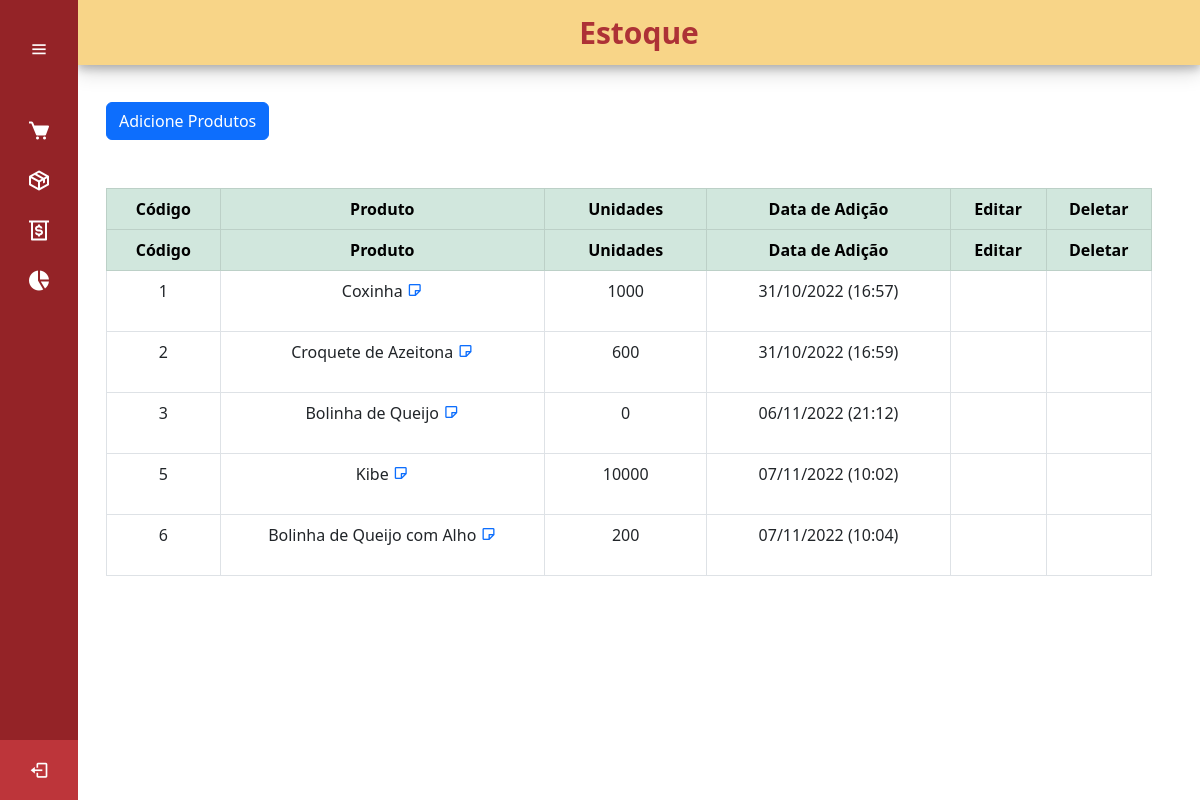
Page /estoque on the earlier database version.
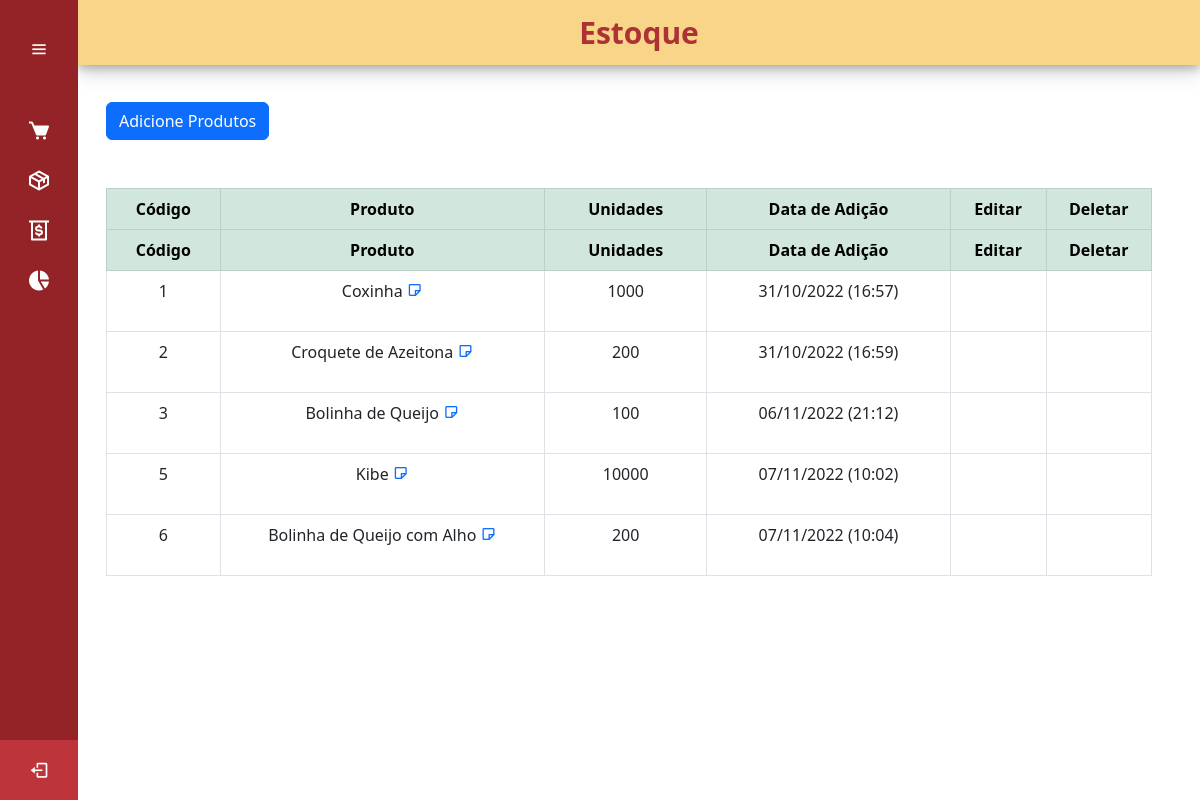
Same page on the later database version.
### cadastro/models.py (models this page shows, shortened)
class ListaProdutos(models.Model):
    nome_produto = models.CharField(max_length=50, verbose_name='Produto')
    quantidade_produto = models.IntegerField(verbose_name='Qntd.')
    data_adicao_prod= models.DateTimeField(auto_now_add= True ,verbose_name='Data de Adição')
    nota_produto = models.TextField(null=True, blank=True)

### cadastro/views.py (the view)
# urls.py: path('estoque', estoque, name='estoque'),
def estoque(request):
    produto_list = ListaProdutos.objects.all()
    return render (request , 'paginas/estoque.html',{'produtos':produto_list})

### paginas/templates/paginas/estoque.html (shortened to what this page needs)
{% extends 'paginas/modelo.html' %}
{% load static %}
{% block conteudo %}
<div class="home_content" style="top: 30px">
    <div class="conteudo_pagina">
        <div class="container">
            <br><br><br>
            <button type="button" class="btn btn-primary" data-bs-toggle="modal" data-bs-target="#addModal">
                Adicione Produtos
            </button>
            <br><br><br>
            <table class="table table-bordered" id="table" style="text-align: center ;">
                <thead class="table-success">
                    <tr>
                        <th style="width: 7%;">Código</th>
                        <th style="width: 20%;">Produto</th>
                        <th style="width: 10%;">Unidades</th>
                        <th style="width: 15%;">Data de Adição</th>
                        <th style="width: 5%;">Editar</th>
                        <th style="width: 5%;">Deletar</th>
                    </tr>
                </thead>
                {% for produto in produtos %}
                <tr>
                    <td>{{ produto.id }}</td>
                    <td>{{ produto.nome_produto }} <a class="text-center" title="Nota Produto" data-bs-toggle="modal" data-bs-target="#notaModal{{ produto.pk }}"><i class='bx bx-note'></i></a></td>
                    <td>{{ produto.quantidade_produto }}</td>
                    <td>{{ produto.data_adicao_prod | date:'d/m/Y (H:i)' }}</td>
                    <td>
                        <a class="btn btn-sucess text-center" title="Editar Produto" data-bs-toggle="modal"
                            data-bs-target="#editModal{{ produto.pk }}">
                            <box-icon name='edit'></box-icon>
                        </a>
                    </td>
                    <td>
                        <a class="btn text-center" title="Deletar Produto" data-bs-toggle="modal"
                            data-bs-target="#deleteModal{{ produto.pk }}">
                            <box-icon name='trash'></box-icon>
                        </a>
                    </td>
                </tr>
                {% endfor %}
            </table>
        </div>
    </div>
</div>
{% endblock %}

Differences in the rows shown:
changed ListaProdutos "Croquete de Azeitona": quantidade_produto "600" → "200"
changed ListaProdutos "Bolinha de Queijo": quantidade_produto "0" → "100"
